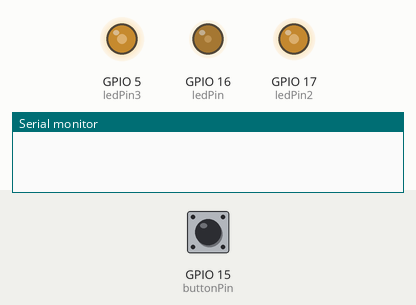
This sketch was run on a simulated ESP32. On the bench: output pins drawn as LEDs (lit = HIGH), the last lines printed to the serial monitor. The inputs (shaded band) are chosen by the test bench; at power-on: GPIO 15 (buttonPin) LOW.

Above: at 1.25 s.
1.3 s: GPIO 15 (buttonPin) pulled HIGH for 1 s
At 2.2 s:
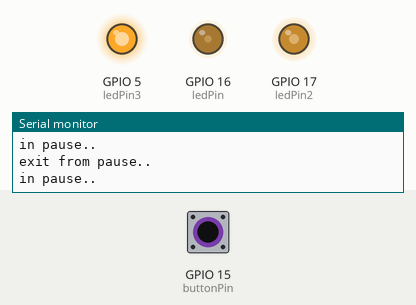
4.4 s: GPIO 15 (buttonPin) pulled HIGH for 0.15 s
At 4.9 s:
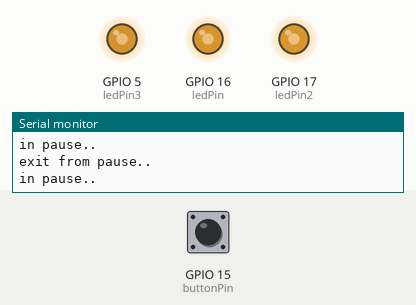
6.0 s: GPIO 15 (buttonPin) pulled HIGH for 0.15 s
At 7.01 s:
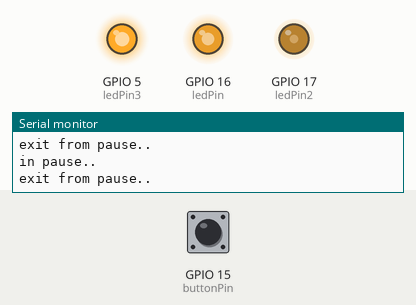
12.0 s: GPIO 15 (buttonPin) pulsed HIGH 2 times (0.12 s each, 0.3 s apart)
Timing chart, 0 to 26.7 s (numbered marks = the images above; inputs shaded):
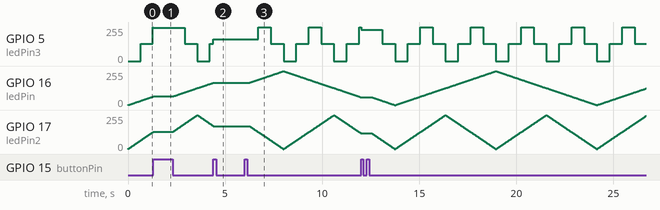

The sketch:

task04-3.ino
```cpp
// the number of the LED pin
const int ledPin = 16; // 16 corresponds to GPIO16
const int ledPin2 = 17; // 17 corresponds to GPIO17
const int ledPin3 = 5; // 5 corresponds to GPIO5
const int buttonPin = 15;
// setting PWM properties
const int freq = 5000;
const int ledChannel = 0;
const int ledChannel1 = 1;
const int ledChannel2 = 2;
const int resolution = 8;
void setup() {
Serial.begin(115200);
// configure LED PWM functionalitites
ledcSetup(ledChannel, freq, resolution);
// attach the channel to the GPIOs
ledcAttachPin(ledPin, ledChannel);
ledcAttachPin(ledPin2, ledChannel1);
ledcAttachPin(ledPin3, ledChannel2);
pinMode(buttonPin, INPUT);
}
void checkPause() {
// toggle pause state if button pressed
if (digitalRead(buttonPin)) {
Serial.println("in pause..");
delay(250); // skip glitch
while (!digitalRead(buttonPin)) ;
delay(250); // skip glitch
Serial.println("exit from pause..");
}
}
void loop(){
// increase the LED brightness
int j = 0, k = 0, jd = 1, kd = 1;
for(int i = 0; i <= 1023; i++) {
// changing the LED brightness with PWM
ledcWrite(ledChannel, i/4);
ledcWrite(ledChannel1, j/2);
if ((j += jd) == 512) jd = -1, j = 511;
ledcWrite(ledChannel2, k);
if ((k += kd) >= 256) kd = -1, k = 255;
else if (k < 0) kd = 1, k = 0;
checkPause(); delay(5);
}
// decrease the LED brightness
j = 0, k = 0, jd = 1, kd = 1;
for(int i = 1023; i >= 0; i--) {
// changing the LED brightness with PWM
ledcWrite(ledChannel, i/4);
ledcWrite(ledChannel1, j/2);
if ((j += jd) == 512) jd = -1, j = 511;
ledcWrite(ledChannel2, k);
if ((k += kd) >= 256) kd = -1, k = 255;
else if (k < 0) kd = 1, k = 0;
checkPause(); delay(5);
}
}
```

Measured:
- after the input at 4.4 s, GPIO 16 (ledPin): goes on until 4.4 s, then stays 168/255; GPIO 17 (ledPin2): goes on until 4.4 s, then stays 172/255
- after the input at 6.0 s, GPIO 5 (ledPin3): 163/255 → 255/255 after 0.71 s, → 128/255 0.64 s later, → 0/255 0.65 s later, → 128/255 0.65 s later, … (9 changes in this stretch); GPIO 16 (ledPin): rises from 168/255 to 255/255 in 1.7 s, then falls to 59/255 in 4.0 s
- by itself, GPIO 17 (ledPin2): rises from 128/255 to 255/255 in 1.8 s, then falls to 173/255 in 0.82 s
